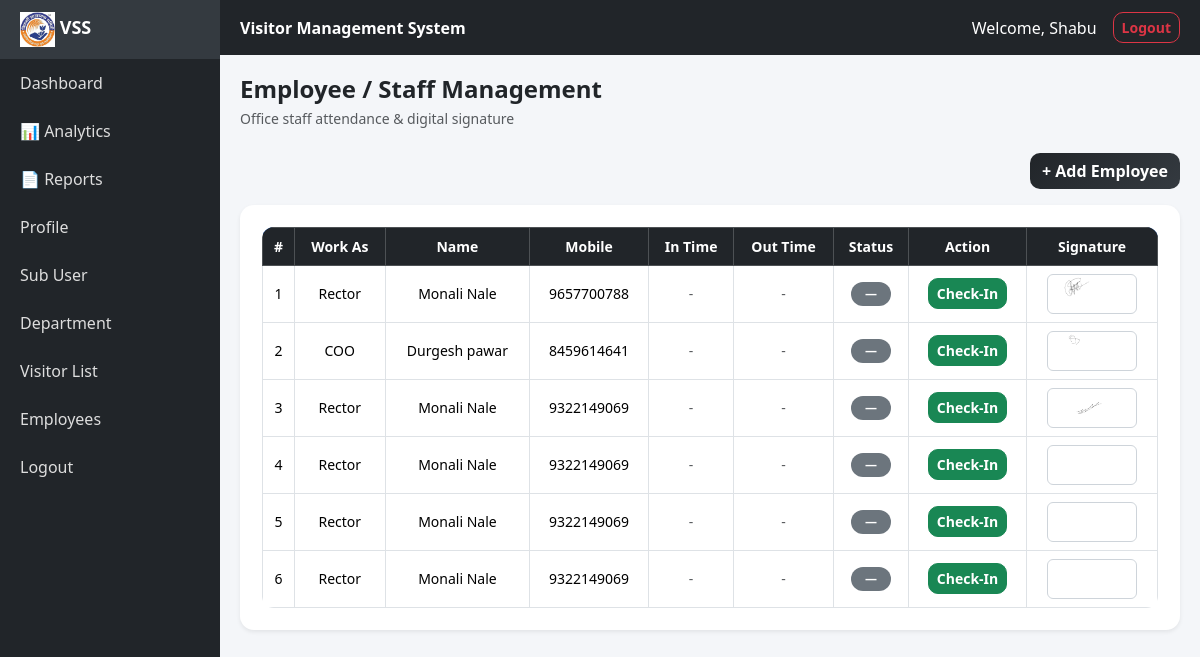
The app's page /employees/ (signed in) with its own data.
### visitors/models.py (models this page shows, shortened)
class Employee(models.Model):
    STATUS_CHOICES = (
        ('Active', 'Active'),
        ('Inactive', 'Inactive'),
    )
    work_as = models.CharField(max_length=100)
    name = models.CharField(max_length=100)
    mobile = models.CharField(max_length=15)
    status = models.CharField(max_length=10, choices=STATUS_CHOICES, default='Active')
    signature = models.ImageField(
        upload_to='employee_sign/',
        blank=True,
        null=True
    )
    created_at = models.DateTimeField(default=timezone.now)  # 🔥 TEMP FIX

### visitors/views.py (the view)
# urls.py: path('employees/', views.employee_list, name='employee_list'),
@login_required
def employee_list(request):
    employees = Employee.objects.all().order_by("-created_at")
    employee_data = []
    for emp in employees:
        attendance = EmployeeAttendance.objects.filter(
            employee=emp,
            date=timezone.localdate()
        ).first()
        employee_data.append({
            "emp": emp,
            "in_time": attendance.in_time if attendance else None,
            "out_time": attendance.out_time if attendance else None,
        })
    paginator = Paginator(employee_data, 10)  # 10 employees per page
    page_number = request.GET.get('page')
    page_obj = paginator.get_page(page_number)
    return render(request, "visitors/employee_list.html", {
        "employee_data": page_obj
    })

### visitors/templates/visitors/employee_list.html (shortened to what this page needs)
{% extends 'visitors/base.html' %}
{% load static %}
{% block content %}
<h4 class="mb-1">Employee / Staff Management</h4>
<p class="text-muted mb-4">Office staff attendance & digital signature</p>
<div class="d-flex justify-content-end mb-3">
    <a href="{% url 'add_employee' %}" class="btn btn-dark">
        + Add Employee
    </a>
</div>
<div class="card shadow-sm">
    <div class="card-body table-responsive">
        <table class="table table-bordered table-hover align-middle text-center">
            <thead class="table-dark">
                <tr>
                    <th>#</th>
                    <th>Work As</th>
                    <th>Name</th>
                    <th>Mobile</th>
                    <th>In Time</th>
                    <th>Out Time</th>
                    <th>Status</th>
                    <th>Action</th>
                    <th>Signature</th>
                </tr>
            </thead>
            <tbody>
            {% for row in employee_data %}
            {% with emp=row.emp %}
                <tr>
                    <td>{{ forloop.counter }}</td>
                    <td>{{ emp.work_as }}</td>
                    <td>{{ emp.name }}</td>
                    <td>{{ emp.mobile }}</td>
                    <td>
                        {% if row.in_time %}
                            <span class="badge badge-in">
                                {{ row.in_time|time:"H:i" }}
                            </span>
                        {% else %}
                            <span class="text-muted">-</span>
                        {% endif %}
                    </td>
                    <td>
                        {% if row.out_time %}
                            <span class="badge badge-out">
                                {{ row.out_time|time:"H:i" }}
                            </span>
                        {% else %}
                            <span class="text-muted">-</span>
                        {% endif %}
                    </td>
                    <td>
                        {% if row.in_time and not row.out_time %}
                            <span class="badge badge-in">IN</span>
                        {% elif row.out_time %}
                            <span class="badge badge-out">OUT</span>
                        {% else %}
                            <span class="badge bg-secondary">—</span>
                        {% endif %}
                    </td>
                    <td>
                        {% if not row.in_time %}
                            <a href="{% url 'employee_checkin' emp.id %}"
                               class="btn btn-sm btn-success">
                                Check-In
                            </a>
                        {% elif row.in_time and not row.out_time %}
                            <a href="{% url 'employee_checkout' emp.id %}"
                               class="btn btn-sm btn-danger">
                                Check-Out
                            </a>
                        {% else %}
                            <span class="text-muted">Done</span>
                        {% endif %}
                    </td>
                    <td>
                        {% if emp.signature %}
                            <img src="{{ emp.signature.url }}"
                                 class="signature-img"
                                 alt="Signature">
                        {% else %}
                            <span class="text-muted">-</span>
                        {% endif %}
                    </td>
                </tr>
            {% endwith %}
            {% empty %}
                <tr>
                    <td colspan="9" class="text-muted">
                        No employee records found
                    </td>
                </tr>
            {% endfor %}
            </tbody>
        </table>
    </div>
</div>
<link rel="stylesheet" href="{% static 'visitors/css/employee.css' %}">
{% endblock %}

### visitors/templates/visitors/base.html (shortened to what this page needs)
{% load static %}
<!DOCTYPE html>
<html lang="en">
<head>
    <link
        href="https://cdn.jsdelivr.net/npm/bootstrap@5.3.2/dist/css/bootstrap.min.css"
        rel="stylesheet"
    >
    <link rel="stylesheet" href="{% static 'visitors/css/dashboard.css' %}">
</head>
<body>
{% include 'visitors/sidebar.html' %}
<div class="content">
    <div class="topbar d-flex justify-content-between align-items-center">
        <span class="fw-bold">Visitor Management System</span>
        <div class="d-flex align-items-center gap-3">
            <span class="user">
                Welcome, {{ request.user.first_name|default:request.user.username }}
            </span>
            <a href="{% url 'logout' %}" class="btn btn-sm btn-outline-danger">
                Logout
            </a>
        </div>
    </div>
    <div class="page-content">
        {% block content %}
        {% endblock %}
    </div>
</div>
</body>
</html>

### visitors/templates/visitors/sidebar.html
{% load static %}
<div class="sidebar">
    <a href="{% url 'dashboard' %}" class="logo-box">
        <img src="{% static 'visitors/images/logo.jpg' %}" class="logo-img" alt="Logo">
        <span class="logo-text">VSS</span>
    </a>
    <a href="{% url 'dashboard' %}">Dashboard</a>
    <a href="{% url 'analytics' %}">📊 Analytics</a>
    <a href="{% url 'generate_report' %}?type=daily">📄 Reports</a>
    <a href="{% url 'profile' %}">Profile</a>
    <a href="#">Sub User</a>
    <a href="#">Department</a>
    <a href="{% url 'visitor_list' %}">Visitor List</a>
    <a href="{% url 'employee_list' %}">Employees</a>
    <a href="{% url 'logout' %}">Logout</a>
</div>

### visitors/static/visitors/css/dashboard.css (style rules this page uses)
body { background: #f4f6f9; font-family: Arial, sans-serif; }
.sidebar { width: 220px; min-height: 100vh; background: #212529; position: fixed; }
.sidebar a { display: block; padding: 12px 20px; color: #ddd; text-decoration: none; }
.content { margin-left: 220px; }
.topbar { background: #212529; color: white; padding: 12px 20px; display: flex; justify-content: space-between; }
.page-content { padding: 20px; }
.logo-box { display: flex; align-items: center; gap: 10px; padding: 15px; font-weight: bold; font-size: 18px; }
.logo-img { width: 35px; height: 35px; object-fit: contain; }
.logo-text { color: #fff; }

### visitors/static/visitors/css/employee.css (style rules this page uses)
body { background-color: #f4f6f9; font-family: "Segoe UI", Tahoma, Geneva, Verdana, sans-serif; }
h4 { font-weight: 600; color: #212529; }
.text-muted { font-size: 14px; }
.card { border: none; border-radius: 14px; box-shadow: 0 10px 25px rgba(0, 0, 0, 0.08); background-color: #fff; }
.card-body { padding: 22px; }
.btn { border-radius: 10px; font-weight: 600; }
.btn-dark { background: linear-gradient(135deg, #212529, #343a40); border: none; }
.table { background-color: #fff; border-radius: 12px; overflow: hidden; margin-bottom: 0; }
.table thead { background: linear-gradient(135deg, #0d6efd, #0a58ca); color: #fff; }
.table th { font-size: 14px; font-weight: 600; vertical-align: middle; }
.table td { font-size: 14px; vertical-align: middle; }
.badge { padding: 6px 14px; font-size: 12px; border-radius: 20px; font-weight: 600; }
.badge.bg-secondary { background-color: #6c757d !important; }
.signature-img { width: 90px; height: 40px; object-fit: contain; border: 1px solid #ced4da; background-color: #fff; border-radius: 6px; padding: 2px; }

### records on screen
Employee: emp.work_as "Rector", emp.name "Monali Nale", emp.mobile "9657700788", emp.signature (picture)
Employee: emp.work_as "COO", emp.name "Durgesh pawar", emp.mobile "8459614641", emp.signature (picture)
Employee: emp.work_as "Rector", emp.name "Monali Nale", emp.mobile "9322149069", emp.signature (picture)
Employee: emp.work_as "Rector", emp.name "Monali Nale", emp.mobile "9322149069", emp.signature (picture)
Employee: emp.work_as "Rector", emp.name "Monali Nale", emp.mobile "9322149069", emp.signature (picture)
Employee: emp.work_as "Rector", emp.name "Monali Nale", emp.mobile "9322149069", emp.signature (picture)

### other values on screen
{{ request.user.first_name|default:request.user.username }} "Shabu"
